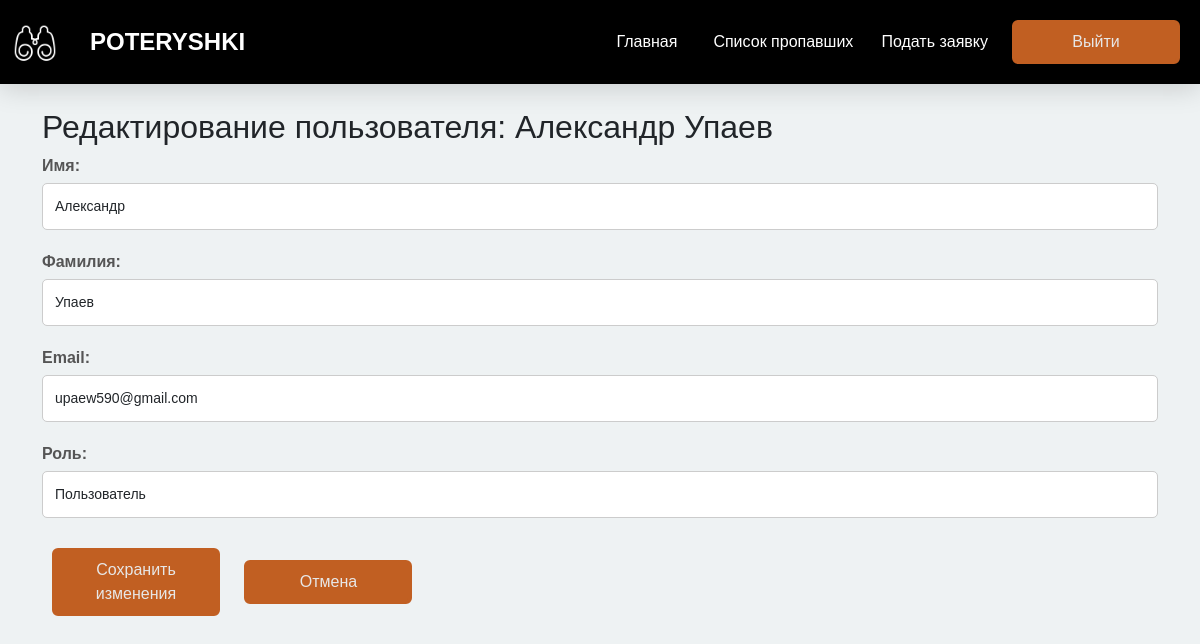
Before: /edit_user/1 (signed in) with the older database file.
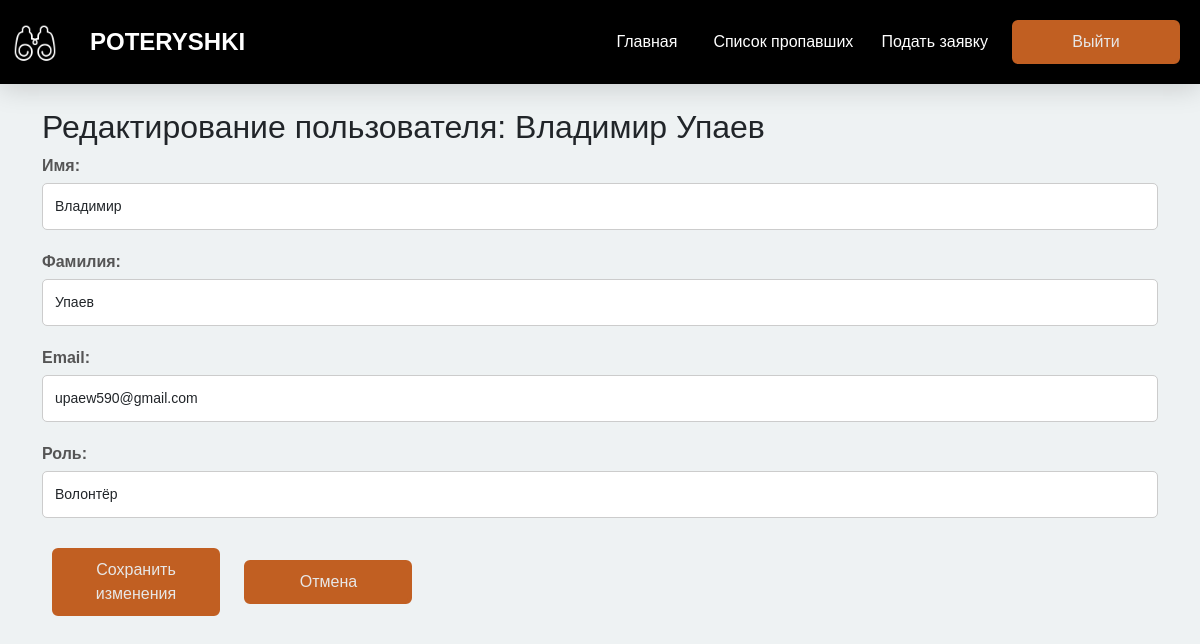
After: the same page with the newer database file.
### models.py (models this page shows)
class Us_user(db.Model, UserMixin):
    id = db.Column(db.Integer, primary_key=True)
    N_name = db.Column(db.String(20), nullable=False)
    Surname = db.Column(db.String(20), nullable=False)
    Email = db.Column(db.String(100), unique=True, nullable=False)
    Password = db.Column(db.String(16), nullable=False)
    Role = db.Column(db.String(50), nullable=False)
    volunteers = db.relationship('Volunteer', backref='user', lazy=True, cascade="all, delete-orphan")
    applications = db.relationship('Application', backref='application_user', lazy=True, cascade="all, delete-orphan")
    messages = db.relationship('M_Message', backref='message_user', lazy=True, cascade="all, delete-orphan")

### routes.py (the view, shortened to what this page needs)
@app.route("/edit_user/<int:user_id>", methods=['GET', 'POST'])
@login_required
def edit_user(user_id):
    user = Us_user.query.get_or_404(user_id)
    return render_template('edit_user.html', user=user)

### config.py (called while the page is built)
@login_manager.user_loader
def load_user(user_id):
    from models import Us_user
    return Us_user.query.get(int(user_id))

### routes.py (called while the page is built)
@app.after_request
def redirect_to_signin(response):
    if response.status_code == 401:
        return redirect(url_for('login', next=request.url))
    return response

### templates/edit_user.html (shortened to what this page needs)
{% extends "base.html" %}
{% block content %}
<div class="container mt-4">
    <h2>Редактирование пользователя: {{ user.N_name }} {{ user.Surname }}</h2>
    <form method="POST">
        <div class="form-group">
            <label for="N_name">Имя:</label>
            <input type="text" id="N_name" name="N_name" class="form-control" value="{{ user.N_name }}" required>
        </div>
        <div class="form-group">
            <label for="Surname">Фамилия:</label>
            <input type="text" id="Surname" name="Surname" class="form-control" value="{{ user.Surname }}" required>
        </div>
        <div class="form-group">
            <label for="Email">Email:</label>
            <input type="email" id="Email" name="Email" class="form-control" value="{{ user.Email }}" required>
        </div>
        <div class="form-group">
            <label for="Role">Роль:</label>
            <input type="text" id="Role" name="Role" class="form-control" value="{{ user.Role }}" required>
        </div>
        <button type="submit" class="btn btn-primary">Сохранить изменения</button>
        <a href="{{ url_for('database', table='users') }}" class="btn btn-secondary">Отмена</a>
    </form>
</div>
{% endblock %}

### templates/base.html (shortened to what this page needs)
<!DOCTYPE html>
<html lang="en">
<head>
    <link href="https://cdn.jsdelivr.net/npm/bootstrap@5.3.3/dist/css/bootstrap.min.css" rel="stylesheet">
    <link type="text/css" href="{{ url_for('static', filename='css/styles.css')}}" rel="stylesheet" />
</head>
<body>
<div class="page">
  <header class="main_nav">
    <div class="heder_img_place">
      <a href="/" class="">
        <img class="header_img" src="{{ url_for('static', filename='image/map-marker.png')}}" alt="map">
      </a>
      <p class="header_titel">POTERYSHKI</p>
    </div>
    <div class="heder_other">
      <ul class="nav">
        <li><a href="{{ url_for('index') }}" class="nav-link">Главная</a></li>
        <li><a href="{{ url_for('spisock') }}" class="nav-link px-2">Список пропавших</a></li>
        <li><a href="{{ url_for('zayavka') }}" class="nav-link px-2">Подать заявку</a></li>
      </ul>
      <div class="header_btn_place d-flex align-items-center">
        {% if current_user.is_authenticated %}
          <a href="{{ url_for('logout') }}" class="btn">Выйти</a>
        {% else %}
          <a href="{{ url_for('login') }}" class="btn">Войти</a>
          <a href="{{ url_for('register') }}" class="btn">Регистрация</a>
        {% endif %}
      </div>
    </div>
  </header>
  <div class="content">
       {% block content %}{% endblock %}
  </div>
</div>
</body>
</html>

### static/css/styles.css (style rules this page uses)
header { position: sticky; top: 0; padding: 10px; z-index: 1000; background: black; color: #fff; -webkit-box-shadow: 0 5px 25px rgba(0, 0, 0, 0.15); box-shadow: 0 5px 25px rgba(0, 0, 0, 0.15); display: flex; justify-content: space-between; min-height: 8vh; }
html, body { height: 100%; }
a { color: rgb(193, 95, 34); text-decoration: none; }
.heder_img_place { display: flex; align-items: center; }
.header_img { height: 50px; width: 50px; margin-right: 10px; }
.header_titel { font-size: 24px; font-weight: bold; color: rgb(255, 255, 255); margin: 0; padding: 10px 20px; text-align: center; }
.heder_other { display: flex; }
.nav-link { color: rgb(255, 255, 255); margin: 0vw 0.5vw; }
.nav { display: flex; align-items: center; }
.btn { background-color: rgb(193, 95, 34); color: rgb(231, 231, 231); border: 0.5vh solid rgb(193, 95, 34); width: 21vh; margin: 10px; }
.content { min-height: 100%; }
body { background-color: #eef2f3; font-family: 'Arial', sans-serif; margin: 0; padding: 0; }
.form-group { margin-bottom: 20px; }
label { font-weight: bold; color: #555; margin-bottom: 5px; }
.form-control { width: 100%; padding: 12px; border: 1px solid #ccc; border-radius: 5px; font-size: 14px; transition: border-color 0.3s, box-shadow 0.3s; }

Changed rows visible on the page:
changed Us_user "Упаев": N_name "Александр" → "Владимир"; Role "Пользователь" → "Волонтёр"
